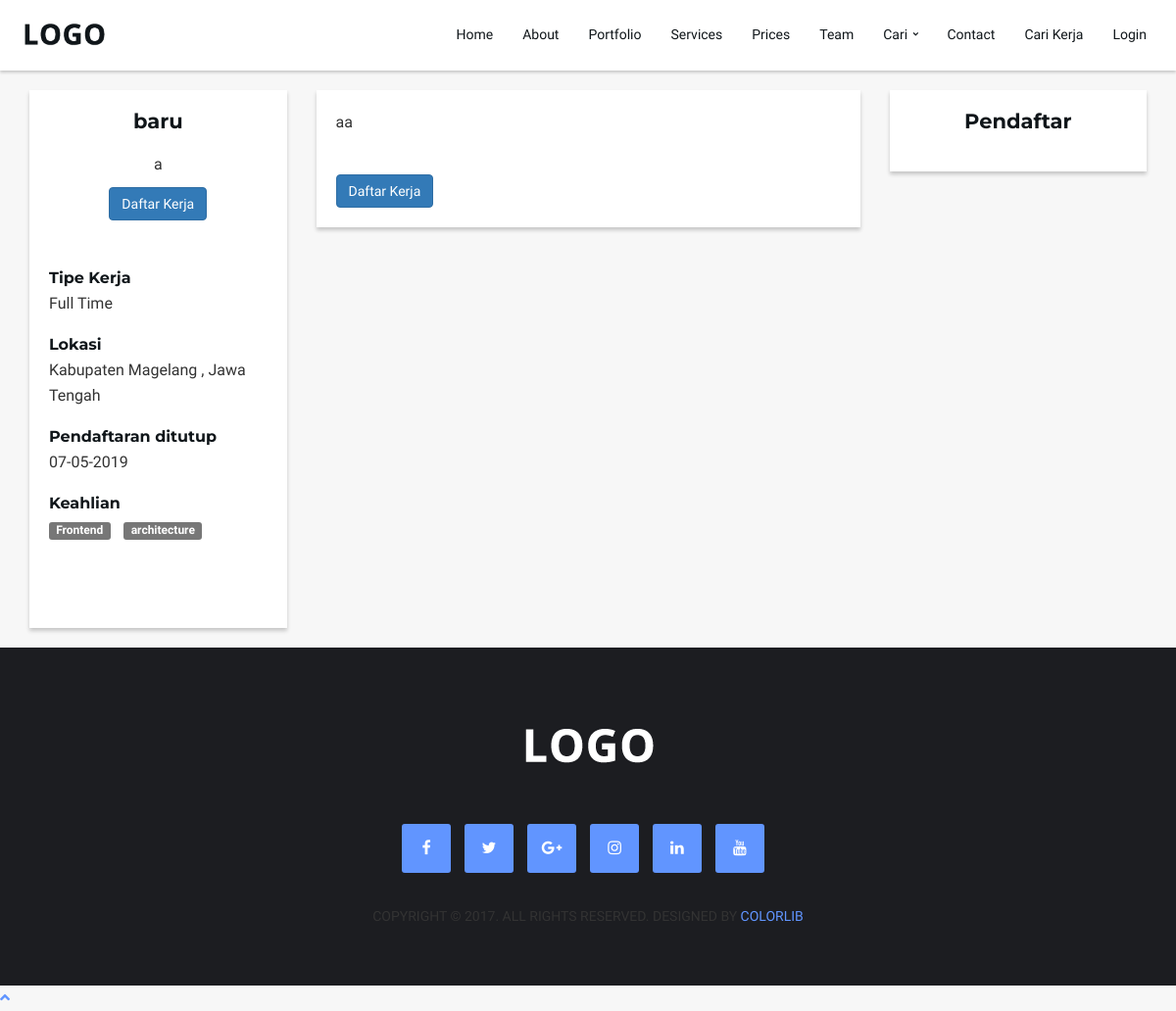
Page /detail-lowongan-kerja/1905120001 on the committed database.
### tables this page shows
CREATE TABLE `list_lowongan_kerja` (
  `id_lowongan_kerja` varchar(10) NOT NULL,
  `id_user` varchar(10) NOT NULL,
  `judul` text NOT NULL,
  `gender` varchar(10) NOT NULL,
  `deskripsi` text NOT NULL,
  `usia_min` int(3) NOT NULL,
  `usia_maks` int(3) NOT NULL,
  `id_prov` char(2) NOT NULL,
  `id_kab` char(4) NOT NULL,
  `tanggal_penutupan` date NOT NULL,
  `tipe_kerja` varchar(20) NOT NULL,
  `detail_lowongan_kerja` text NOT NULL,
  `created_at` timestamp NOT NULL DEFAULT CURRENT_TIMESTAMP,
  `modified_at` timestamp NULL DEFAULT NULL
);

CREATE TABLE `kabupaten` (
  `id_kab` char(4) NOT NULL,
  `id_prov` char(2) NOT NULL,
  `nama_kab` varchar(255) NOT NULL
);

CREATE TABLE `provinsi` (
  `id_prov` char(2) NOT NULL,
  `nama_prov` varchar(255) NOT NULL
);

CREATE TABLE `lowongan_kerja` (
  `id` int(10) NOT NULL,
  `id_lowongan_kerja` varchar(10) NOT NULL,
  `id_keahlian` varchar(8) NOT NULL
);

CREATE TABLE `list_keahlian` (
  `id_keahlian` varchar(8) NOT NULL,
  `nama_keahlian` varchar(30) NOT NULL,
  `id_kategori` varchar(8) NOT NULL
);

### application/controllers/Company.php (called while the page is built, shortened)
<?php
class Company extends CI_Controller
{
    public function __construct()
    {
        $this->load->model('Company_model');
        $this->load->model('Member_model');
    }
    public function detailLowonganKerja($id_lowongan_kerja=null)
    {
        $data['title'] = "Template Company";
        $data['loker'] = $this->Company_model->getLowonganKerjaWhere('id_lowongan_kerja', $id_lowongan_kerja);
        $data['keahlian'] = $this->Company_model->getKeahlian('id_lowongan_kerja', $id_lowongan_kerja);
        $this->load->view('partials/user/header', $data);
        $this->load->view('company/detail_lowongan_kerja', $data);
        $this->load->view('partials/user/footer');
    }
}

### index.php (called while the page is built, shortened)
<?php
require_once BASEPATH.'core/CodeIgniter.php';

### application/models/Company_model.php (called while the page is built, shortened)
<?php
class Company_model extends CI_Model
{
    public function getLowonganKerjaWhere($key, $value)
    {
        $this->db->where([$key => $value]);
        $this->db->join('kabupaten', 'kabupaten.id_kab = list_lowongan_kerja.id_kab');
        $this->db->join('provinsi', 'provinsi.id_prov = list_lowongan_kerja.id_prov');
        $query = $this->db->get('list_lowongan_kerja');
        return $query->row_array();
    }
    public function getKeahlian($key, $value)
    {
        $this->db->where([$key => $value]);
        $this->db->join('list_keahlian', 'list_keahlian.id_keahlian = lowongan_kerja.id_keahlian');
        $query = $this->db->get('lowongan_kerja');
        return $query->result_array();
    }
}

### application/views/company/detail_lowongan_kerja.php (the view)
<section id="detail-lowongan-pekerjaan">
    <div class="container">
        <div class="row">
            <div class="col-md-3 col-xs-12 ">
                <div class="content">
                    <div class="text-center" style="margin-bottom:50px">
                        <h3><?= $loker['judul'];?></h3>
                        <p><?= $loker['deskripsi'];?></p>
                        <button type="button" class="btn btn-primary">Daftar Kerja</button>
                    </div>
                    <div style="margin-bottom:50px">
                        <h5 style="margin-bottom:5px">Tipe Kerja</h5>
                        <p style="margin-bottom:20px"><?= $loker['tipe_kerja'];?></p>
                        <h5 style="margin-bottom:5px">Lokasi</h5>
                        <p style="margin-bottom:20px"><?= $loker['nama_kab'];?> , <?= $loker['nama_prov'];?> </p>
                        <h5 style="margin-bottom:5px">Pendaftaran ditutup</h5>
                        <p style="margin-bottom:20px"><?= date('d-m-Y' , strtotime($loker['tanggal_penutupan'])) ?></p>
                        <h5 style="margin-bottom:5px">Keahlian</h5>
                        <?php foreach($keahlian as $k):?>
                        <p class="label label-default"
                            style="margin-right:10px; margin-bottom:20px; display:inline-block"><?=$k['nama_keahlian']?>
                        </p>
                        <?php endforeach;?>
                    </div>
                </div>
            </div>
            <div class="col-md-6 col-xs-12">
                <div class="content">
                    <?= $loker['detail_lowongan_kerja']?>
                    <button type="button" class="btn btn-primary" style="margin-top:30px">Daftar Kerja</button>
                </div>
            </div>
            <div class="col-md-3 col-xs-12 ">
                <div class="content text-center">
                    <h3>Pendaftar</h3>
                </div>
            </div>
        </div>
    </div>
</section>

### assets/css/style.css (style rules this page uses)
html, body { font-family: 'Varela Round', sans-serif; font-size: 16px; line-height: 1.6; overflow-x: hidden; background-color: #F7F7F7; }
h1, h2, h3, h4, h5, h6 { font-family: 'Montserrat', sans-serif; font-weight: 700; margin-top: 0px; margin-bottom: 20px; color: #10161A; }
h3 { font-size: 21px; }
h5 { font-size: 16px; }
.content { margin-top: 20px; margin-bottom: 20px; background-color: white; padding: 20px; box-shadow: 0 3px 4px rgba(0, 0, 0, 0.2); }

### rows in the picture
list_lowongan_kerja: judul "baru", deskripsi "a", tipe_kerja "Full Time", id_kab.nama_kab "Kabupaten Magelang", id_prov.nama_prov "Jawa Tengah", tanggal_penutupan "07-05-2019", detail_lowongan_kerja "aa"
lowongan_kerja: list_keahlian.nama_keahlian "Frontend"
lowongan_kerja: list_keahlian.nama_keahlian "architecture"
